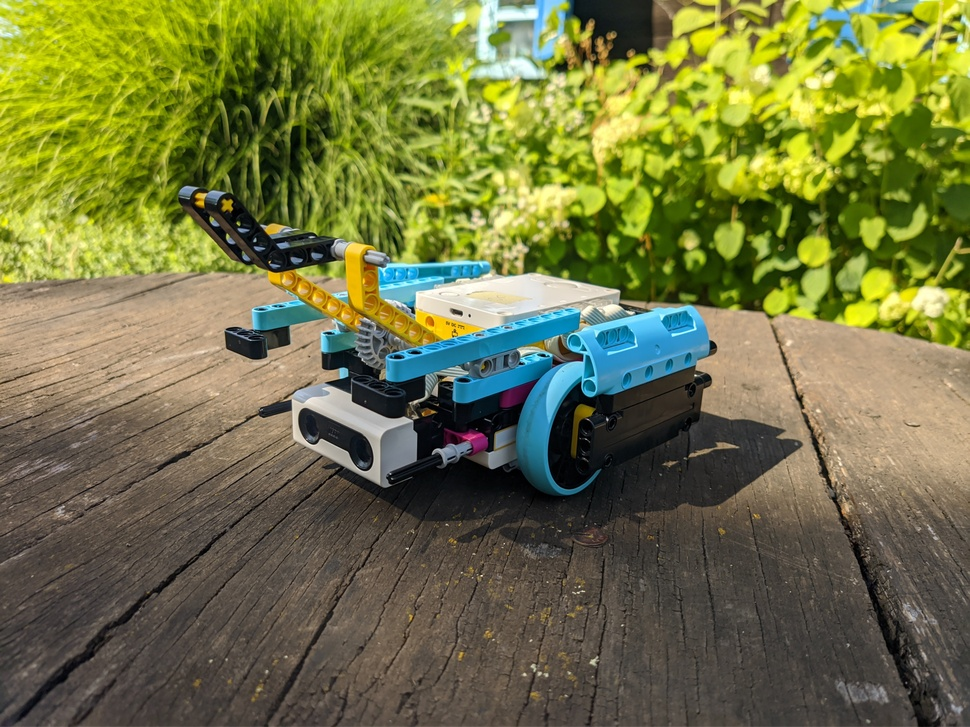
#> input picture assets/img.jpg, 970 x 727 px, shrunk from 2000 x 1500 before the run, given in place of img.png, which was not available
$ python color2gray.py
#> lines starting #> are read from the running program, lines starting #| are printed output that depends on the picture; pictures that were not available may be replaced by others from this repository, and a replacement may not be noted
import cv2
import numpy as np

img = cv2.imread('assets/img.png')
#> img is the input picture: shape (727, 970, 3); mean B, G, R 67.1, 116.6, 113.5

gray1 = np.mean(img, axis=2)
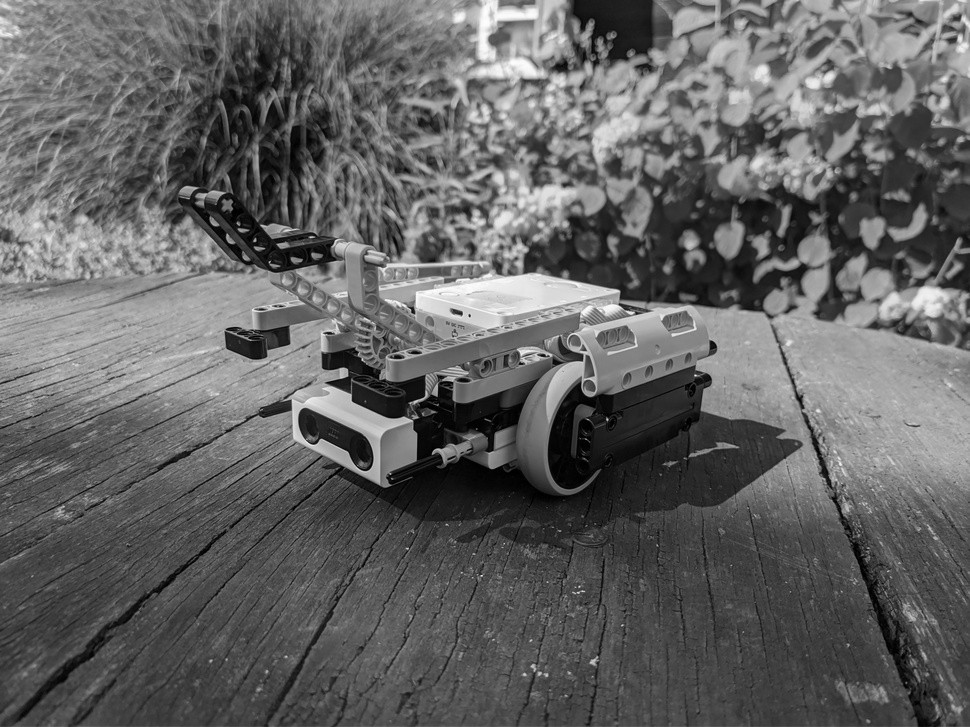
#> gray1: shape (727, 970) float64; min 0, max 253.7, mean 99.1
cv2.imwrite('avg.png', gray1)

gray2 = 0.114 * img[:,:,0] + 0.587 * img[:,:,1] + 0.299 * img[:,:,2]
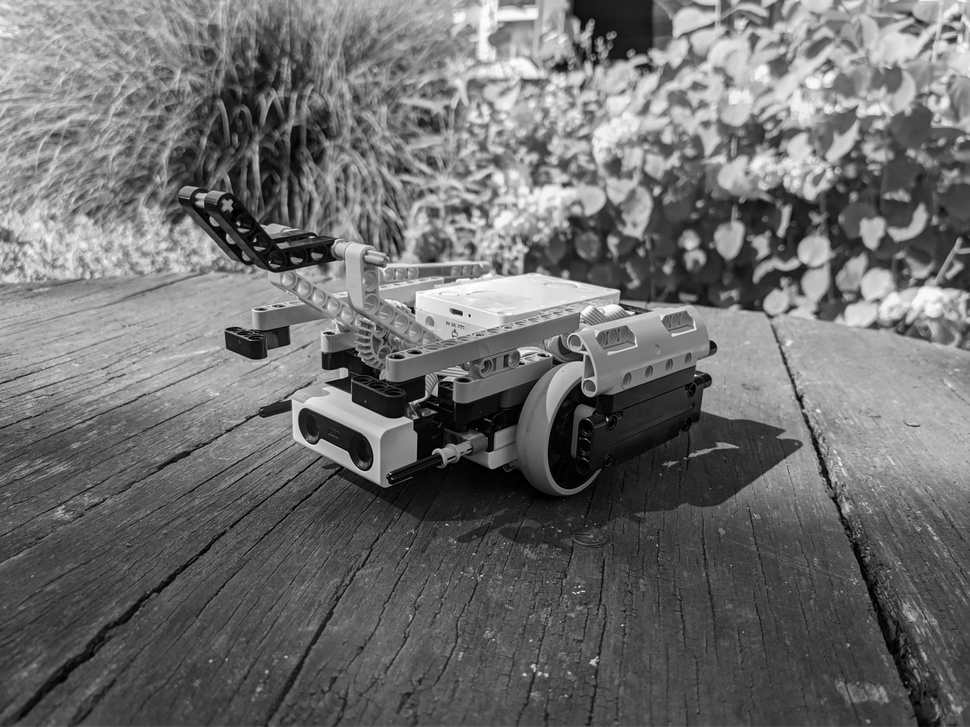
#> gray2: shape (727, 970) float64; min 0, max 254, mean 110
cv2.imwrite('weighted.png', gray2)

$ run again, with assets/frame.png saved as assets/img.jpg
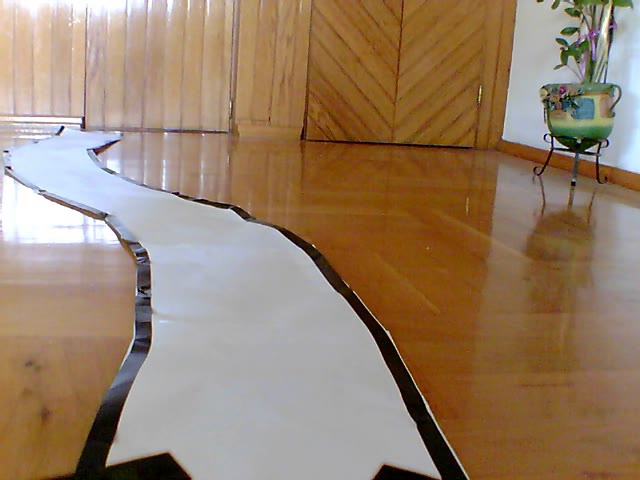
#> input picture assets/frame.png, 640 x 480 px, given in place of img.png, which was not available
#> img is the input picture: shape (480, 640, 3); mean B, G, R 106.4, 128.9, 152.1
#> `gray1 = np.mean(img, axis=2)`:
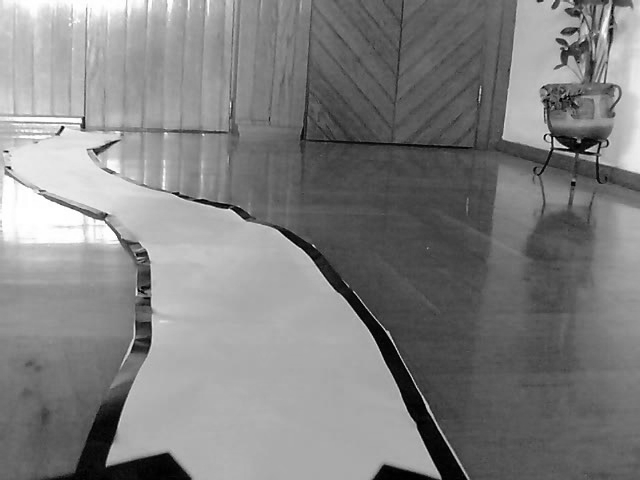
#> gray1: shape (480, 640) float64; min 0, max 255, mean 129.1

$ run again, with assets/frame2.png saved as assets/img.jpg
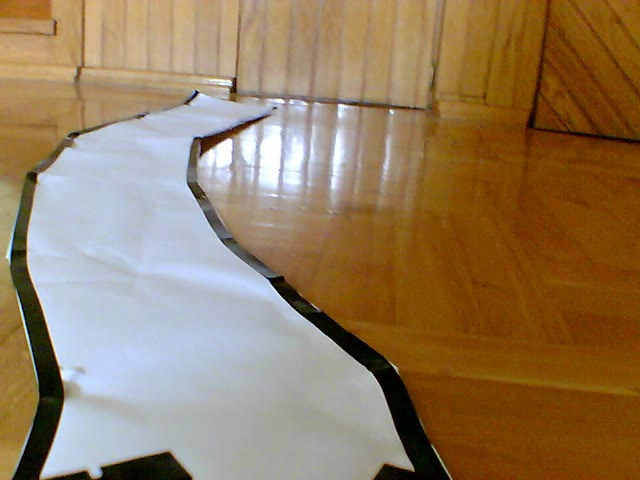
#> input picture assets/frame2.png, 640 x 480 px, given in place of img.png, which was not available
#> img is the input picture: shape (480, 640, 3); mean B, G, R 93.5, 123.9, 148.4
#> `gray1 = np.mean(img, axis=2)`:
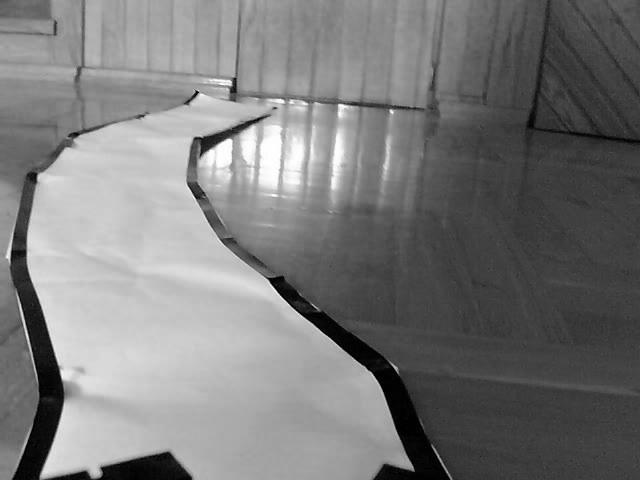
#> gray1: shape (480, 640) float64; min 0, max 255, mean 122
